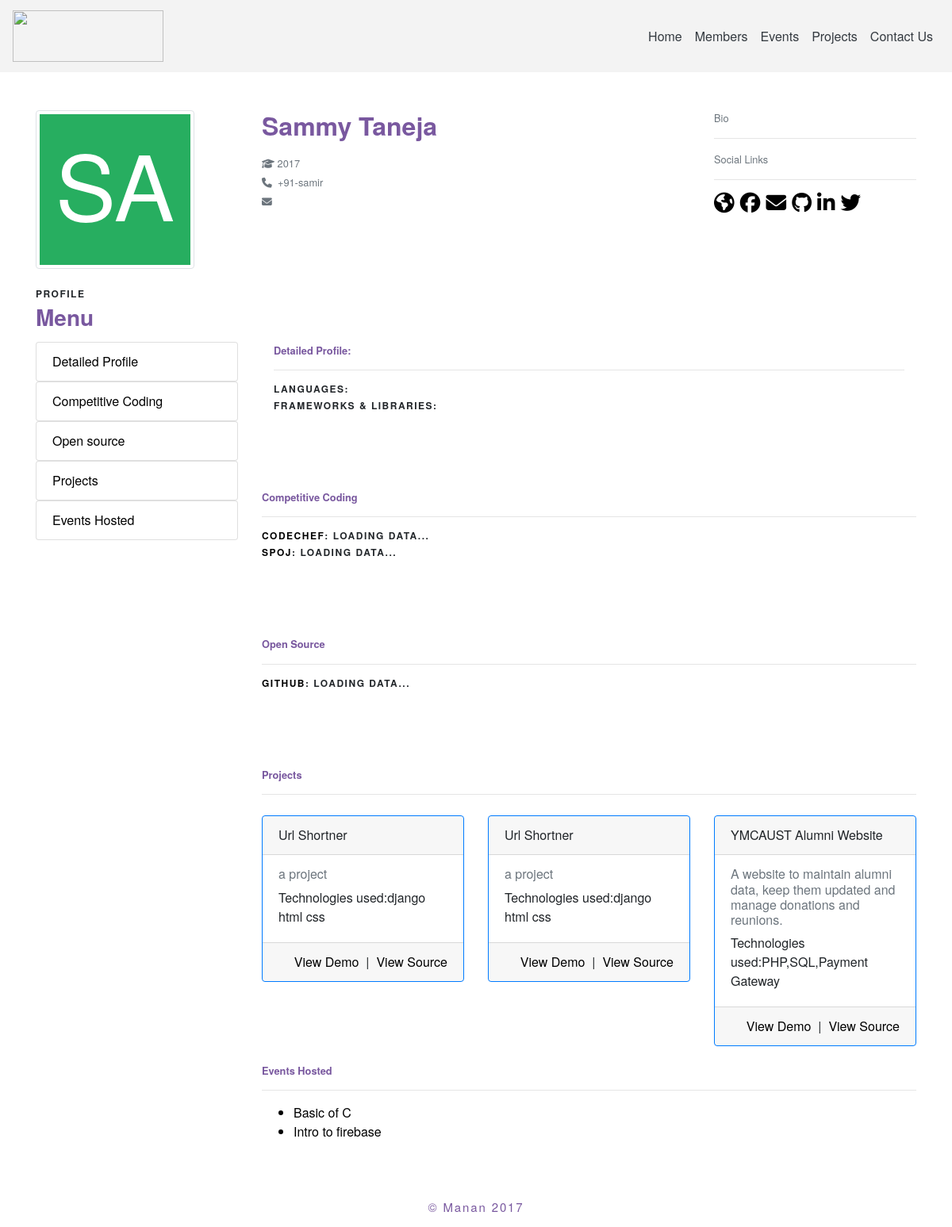
The page /member/samir/ on the database as committed earlier.
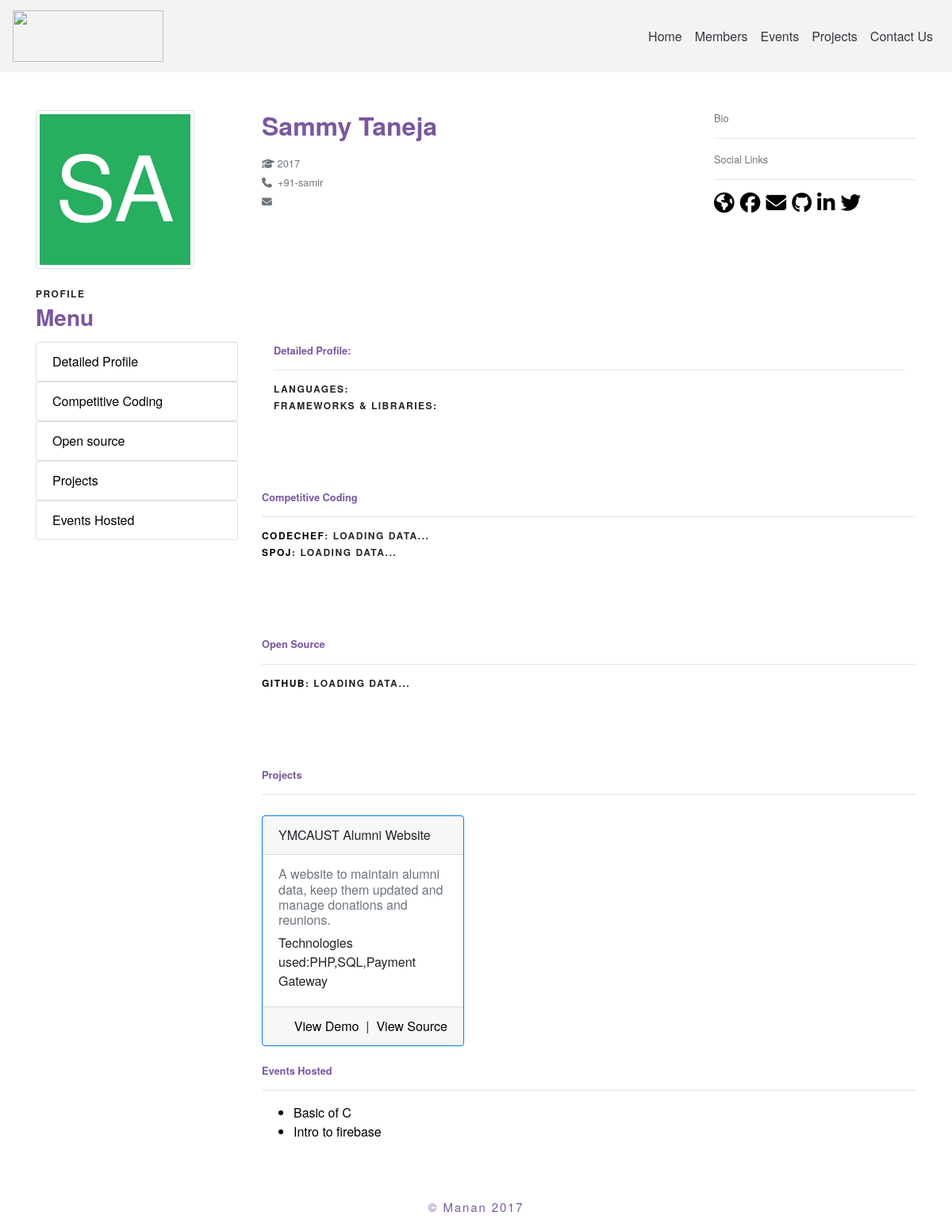
The same page on the database as committed later.
### main/models.py (models this page shows, shortened)
class Profile(models.Model):
    user = models.OneToOneField(User, on_delete=models.CASCADE)
    email = models.EmailField(blank=True)
    fname = models.CharField(max_length=100, blank=True)
    lname = models.CharField(max_length=100, blank=True)
    github = models.CharField(max_length=100, blank=True)
    dp = models.CharField(max_length=1000, blank=True)
    batch = models.IntegerField(default=2017)
    facebook = models.CharField(max_length=100, blank=True)
    linkedin = models.CharField(max_length=100, blank=True)
    twitter = models.CharField(max_length=100, blank=True)
    bio = models.TextField(blank=True, null=True)
    label = models.CharField(max_length=100 , blank=True)
    company = models.CharField(max_length=100, blank=True)
    location = models.CharField(max_length=100,blank=True)
    frameworks = models.CharField(max_length=500,blank=True)
    languages = models.CharField(max_length=500,blank=True)
    achivements = models.CharField(max_length=1000,blank=True)
    he_profile = models.CharField(max_length=100,blank=True)
    spoj_profile = models.CharField(max_length=100,blank=True)
    he_ques = models.IntegerField(default=0)
    codechef_profile = models.CharField(max_length=100,blank=True)
    codechef_ques = models.IntegerField(default=0)
    spoj_ques = models.IntegerField(default=0)
    git_repos = models.IntegerField(default=0)
    my_website = models.CharField(max_length=100,blank=True)

class project(models.Model):
    description = models.TextField(blank=True, null=True)
    title = models.CharField(max_length=500)
    owner = models.ManyToManyField(User)
    demo_link = models.CharField(max_length=100,blank=True)
    source = models.CharField(max_length=100)
    technologies = models.CharField(max_length=1000)

class Event(models.Model):
    description = models.TextField(blank=True, null=True)
    title = models.CharField(max_length=500)
    host = models.ManyToManyField(User)
    venue = models.CharField(max_length=100)
    fee = models.IntegerField(default=0)
    rules = models.TextField(blank=True, null=True)
    prerequistes = models.TextField(blank=True, null=True)
    start_date = models.DateField(default=datetime.date.today,auto_now=False,auto_now_add=False)
    end_date = models.DateField(default=datetime.date.today,auto_now=False,auto_now_add=False)
    start_time = models.TimeField(default=datetime.datetime.now().time(),auto_now=False,auto_now_add=False)
    end_time = models.TimeField(default=datetime.datetime.now().time(),auto_now=False,auto_now_add=False)

### main/views.py (the view)
# urls.py: url(r'^member/(?P<username>[\w\-]+)/',memberprofileview,name="member-detail"),
def memberprofileview(request,username):
	user = get_object_or_404(User,username=username)
	achivements = user.profile.achivements
	if achivements !="":
		achivements=achivements.split("--")
	return render(request,'Memberdetail.html',{'member':user,'ach':achivements})

### main/templates/Memberdetail.html (shortened to what this page needs)
{% extends "header.html" %}
{% block page_context %}
<br/><br/>
<div class="container">
  <div class="row">
    <div class="col-lg-3">
     <img data-name="{{member.profile.fname}} {{member.profile.lname}}"  data-char-count="2" class="profile img-thumbnail" width="200px" height="200px"/>
   </div>
   <div class="col-lg-6">
    <h2 class="txxt-body">{{member.profile.fname}} {{member.profile.lname}}</h2>
    <p>
      <small class="text-muted">
        <i class="fa fa-graduation-cap"></i>&nbsp;{{member.profile.batch}}<br/>
        <i class="fa fa-phone"></i>&nbsp;&nbsp;+91-{{member.username}}<br/>
        <i class="fa fa-envelope"></i>&nbsp;&nbsp;{{member.email}}
      </small>
    </p>
  </div>
  <div class="col-lg-3">
    <small class="text-muted">
      <p>Bio</p>
      <hr>
    </small>
    <small class="text-muted">
      <p>Social Links</p>
      <hr>
      <a href="{{member.profile.my_website}}" target="_new"><i class="fa fa-globe fa-2x"></i></a>&nbsp;
      <a href="https://facebook.com/{{member.profile.facebook}}" target="_new"><i class="fa fa-facebook-official fa-2x"></i></a>&nbsp;
      <a href="mailto:{{member.profile.email}}" target="_new"><i class="fa fa-envelope fa-2x"></i></a>&nbsp;
      <a href="https://github.com/{{member.profile.github}}" target="_new"><i class="fa fa-github fa-2x"></i></a>&nbsp;
      <a href="https://linkedin.com/in/{{member.profile.linkedin}}" target="_new"><i class="fa fa-linkedin fa-2x"></i></a>&nbsp;
      <a href="https://twitter.com/{{member.profile.twitter}}" target="_new"><i class="fa fa-twitter fa-2x"></i></a>&nbsp;
    </small>
  </div>
</div>
<div class="row">
  <div class="col-lg-3"><br/>
    <p class="txxt-head">Profile</p>
    <h3 class="txxt-body">Menu</h3>
    <ul class="list-group">
      <a href="#Detailed_Profile"><li class="list-group-item">Detailed Profile</li></a>
      <a href="#Competitive_Coding"><li class="list-group-item">Competitive Coding</li></a>
      <a href="#Open_source"><li class="list-group-item">Open source</li></a>
      {% if member.project_set.all %}<a href="#Projects"><li class="list-group-item">Projects</li></a></a>{% endif %}
      {% if member.event_set.all %}<a href="#Events_Hosted"><li class="list-group-item">Events Hosted</li></a>{% endif %}
    </ul>
  </div>
  <div class="col-lg-9" style="background-color: #fff">
    <div class="container">
      <small class="text-muted" id="Detailed_Profile">
        <br/><br/><br/>
        <br/>
        <p class="txxt-body">Detailed Profile:</p>
        <hr>
      </small>
      <p class="txxt-head">Languages: {{member.profile.languages}}</p>
      <p class="txxt-head">Frameworks & Libraries: {{member.profile.frameworks}}</p>
    </div>
    <small class="text-muted"  id="Competitive_Coding">
      <br/><br/><br/><br/>
      <p class="txxt-body">Competitive Coding</p>
      <hr>
    </small>
    <p class="txxt-head"><a href="https://www.codechef.com/users/{{member.profile.he_profile}}">Codechef</a>: <span id="he_quest">Loading Data...</span> </p>
    <p class="txxt-head"><a href="http://spoj.com/users/{{member.profile.spoj_profile}}">Spoj</a>: <span id="spoj_quest">Loading Data...</span></p>
    <small class="text-muted" id="Open_source">
      <br/><br/><br/><br/>
      <p class="txxt-body">Open Source</p>
      <hr>
    </small>
    <p class="txxt-head"><a href="https://github.com/{{member.profile.github}}">Github</a><span id="git_repos">: Loading Data...</span></p>
    {% if member.project_set.all %}
    <small class="text-muted" id="Projects">
      <br/><br/><br/><br/>
      <p class="txxt-body">Projects</p>
      <hr>
    </small>
    <div class="row">
      {% for x in member.project_set.all %}
      <div class="col-lg-4" style="margin-top: 10px;">
        <div class="card border-primary">
          <div class="card-header">
            {{x.title}}
          </div>
          <div class="card-body">
            <h6 class="card-subtitle mb-2 text-muted">
              {{x.description}}
            </h6>
            <p class="card-text">Technologies used:{{x.technologies}} </p>
          </div>
          <div class="card-footer">
            <a href="{{x.source}}" class="float-right">View Source</a>
            <span class="float-right">&nbsp; | &nbsp;</span>
            <a href="{{x.demo_link}}" class="float-right">View Demo</a>
          </div>
        </div>
      </div>
      {% endfor %}
    </div>
    {% endif %}
    {% if member.event_set.all %}
    <small class="text-muted" id="Events_Hosted">
      <br/>
      <p class="txxt-body">Events Hosted</p>
      <hr>
    </small>
    <p>
      <ul>
        {% for x in member.event_set.all %}
        <a href="/event/detail/{{x.pk}}"><li>{{x.title}}</li></a>
        {% endfor %}
      </ul>
    </p>
    {% endif %}
  </div>
</div>
</div>
<br/><br/>
{% endblock page_context %}

### main/templates/header.html (shortened to what this page needs)
<!doctype html>
<html lang="en">
<head>
  <link rel="stylesheet" href="https://maxcdn.bootstrapcdn.com/bootstrap/4.0.0-beta.2/css/bootstrap.min.css">
</head>
<body>
  <nav class="navbar navbar-expand-lg navbar-dark" style="background-color: #f3f3f3;">
    <a class="navbar-brand" href="/">
      <img src="https://s3.amazonaws.com/aws-website-manan-y6eya/manan/manan-logo.png" width="190" height="65"><br/>
    </a>
    <div class="collapse navbar-collapse justify-content-end" id="navbarSupportedContent">
      <ul class="navbar-nav justify-content-end">
        <li class="nav-item active">
          <a class="nav-link text-dark" href="/">Home <span class="sr-only">(current)</span></a>
        </li>
        <li class="nav-item">
          <a class="nav-link  text-dark" href="/members">Members</a>
        </li>
        <li class="nav-item">
          <a class="nav-link  text-dark" href="/events/">Events</a>
        </li>
        <li class="nav-item">
          <a class="nav-link  text-dark" href="/projects/">Projects</a>
        </li>
        <li class="nav-item">
          <a class="nav-link  text-dark" href="/contactus/">Contact Us</a>
        </li>
      </ul>
    </div>
  </nav>
  {% block page_context %}
  {% endblock page_context %}
  <footer class="txxt-tail text-center">
    <p style="color:#79589F;padding-top: 10px;">© Manan 2017 </p>
  </footer>
</body>
</html>

### main/templates/header.html (style rules this page uses)
body { font-family: "BentonSans", "Helvetica Neue", sans-serif; }
a { color: #000; }
.txxt-head { margin-bottom: 20px; font-size: 12px; font-weight: bold; text-transform: uppercase; letter-spacing: .125em; margin: 0 0 .5em 0; line-height: 1.2; }
.txxt-body { color:#79589F; font-weight: bold; margin: 0 0 .5em 0; line-height: 1.2; }
.txxt-tail { margin-bottom: 20px; font-size: 15px; letter-spacing: .125em; margin: 0 0 .5em 0; line-height: 1.2; }

Rows that differ between the two databases and show on the page:
removed project: title "Url Shortner", description "a project", technologies "django html css"
removed project: title "Url Shortner", description "a project", technologies "django html css"
